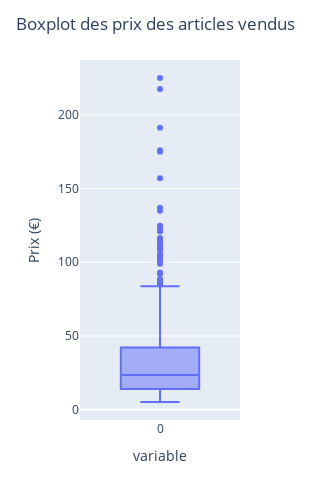

Notebook source saved alongside this figure:
### Code cell
#Autre méthode avec plotly express
value = df_merge['price'].values
fig = px.box(value, width=200, height=500)
# ajouter titre et légendes
fig.update_layout(title='Boxplot des prix des articles vendus', yaxis_title='Prix (€)')
fig.show()

### Figure 1 — Plotly figure (JSON) as saved in the notebook; plotly's stock layout.template omitted (floating-point values rounded to 4 significant figures; data arrays with more than 128 entries replaced by an {"elided": "..."} marker saying what was removed)
{"data": [{"alignmentgroup": "True", "hovertemplate": "variable=%{x}<br>value=%{y}<extra></extra>", "legendgroup": "", "marker": {"color": "#636efa"}, "name": "", "notched": false, "offsetgroup": "", "orientation": "v", "showlegend": false, "type": "box", "x": {"elided": "715 str values"}, "x0": " ", "xaxis": "x", "y": {"elided": "715 float values"}, "y0": " ", "yaxis": "y"}], "layout": {"boxmode": "group", "height": 500, "legend": {"tracegroupgap": 0}, "margin": {"t": 60}, "title": {"text": "Boxplot des prix des articles vendus"}, "width": 200, "xaxis": {"anchor": "y", "domain": [0, 1], "title": {"text": "variable"}}, "yaxis": {"anchor": "x", "domain": [0, 1], "title": {"text": "Prix (€)"}}}}
